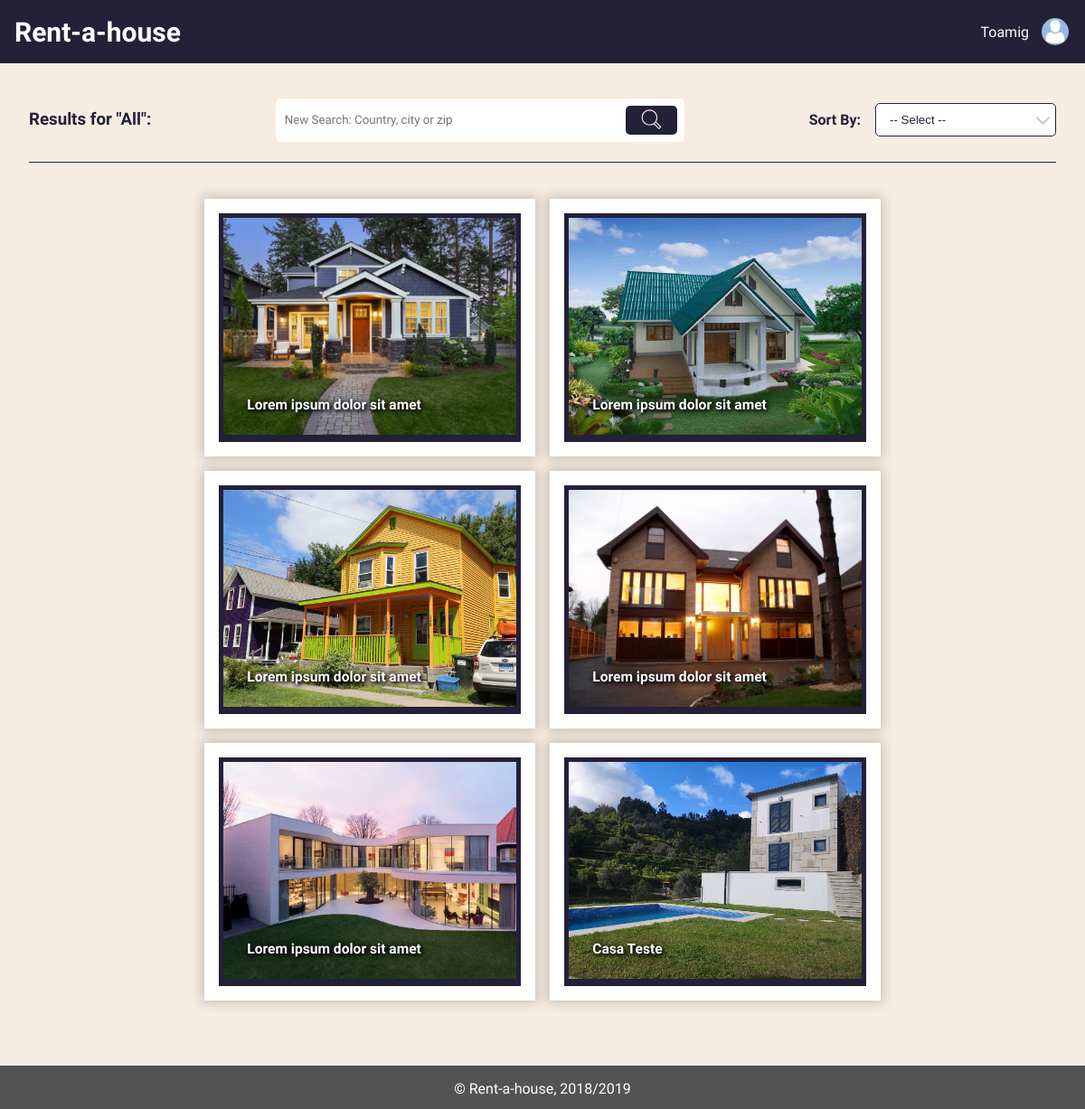
Page /pages/results.php (signed in) on the committed database.
### tables this page shows
CREATE TABLE house (
  id INTEGER PRIMARY KEY AUTOINCREMENT,
  type VARCHAR,
  room INTEGER,
  bathroom INTEGER,
  price DOUBLE,
  published DATE,
  address VARCHAR, 
  location VARCHAR,
  state VARCHAR,
  postCode VARCHAR,  
  description VARCHAR,
  title VARCHAR,
  owner VARCHAR REFERENCES user
);

CREATE TABLE houseimages (
  id INTEGER PRIMARY KEY AUTOINCREMENT,
  houseID integer REFERENCES house,
  image VARCHAR
);

### database/db_utils.php (called while the page is built, shortened)
<?php
    include_once('connection.php');
    function loadAllRental(){
        global $db;
        $stmt = $db->prepare("SELECT * FROM house");
        $stmt->execute();
        return $stmt->fetchAll();
    }
    function getHouseImages($houseID){
        global $db;
        $stmt = $db->prepare("SELECT * FROM houseimages  WHERE houseID = '".$houseID."'");
        $stmt->execute();
        $aux = $stmt->fetchAll();
        return $aux;
    }
?>

### pages/results.php (the view, shortened to what this page needs)
<?php
    include_once('../templates/templates.php');
    include_once('../database/db_utils.php');
    if(isset($_GET['search'])){
        $search = $_GET['search'];
        $search_flag = true;
    }
    else {
        $search = "All";
    }
    $result = loadAllRental();
?>
<section id="results">
    <div class="results-header">
        <div>
            <h3>Results for "<?php echo $search; ?>":</h3>
        </div>
        <nav id="search" style="background: none; margin-bottom: 15px;">
            <form action="results.php" method="get">
                <input type="search" name="search" placeholder="New Search: Country, city or zip">
                <button type="submit">
                </button>
            </form>
        </nav>
        <div class="sort-by">
            <h4>Sort By:</h4>
            <select class="sort-by-select" required onchange="sortBy(this.value)" >
                <option value="" disabled selected hidden>-- Select --</option>
            </select>
            <div class="sort-by-arrow"></div>
        </div>
    </div>
    <div class="results-wrapper">
    <?php
        for($i=0; $i<sizeof($result); ++$i){
            $item = $result[$i];
            $images = getHouseImages($item['id']);
    ?>
        <div class="house-item" id="<?php echo $i+1;?>">
            <form action="house.php">
                <button class="utils-btn" type="submit">
                    <img src="../images/houses/<?php echo $images[0]['image'];?>" alt="HouseExampleImg">
                    <h3><?php echo $item['title']; ?></h3>
                </button>
            </form>
        </div>
    <?php } ?>
    </div>
</section>

### css/style.css (style rules this page uses)
:root { --main-color-1: #242038; --main-color-2: #725AC1; --main-color-3: #8D86C9; --main-color-4: #CAC4CE; --main-color-5: #F7ECE1; --main-color-6: white; --main-color-7: rgba(0,0,0,.2); --main-color-8: black; --main-color-9: rgb(83, 83, 83); --error: rgb(245, 89, 71); --success: rgb(75,181,67); }
html { margin: 0; padding: 0; width: 100%; }
body { display: flex; flex-direction: column; font-family: 'Exo 2', sans-serif; background-color: var(--main-color-5); color: var(--main-color-1); margin: 0; padding: 0; min-height: 100vh; width: 100%; }
#search { display: flex; flex: auto; background-image: url(../images/background/background2.jpeg); background-position: center; background-repeat: no-repeat; background-size: cover; }
#search form { width: 60%; height: 2em; display: flex; padding: 0.5em; background-color: white; margin: auto; border-radius: 5px; }
#search input { width: 100%; border: 0; margin-right: 0.5em; font-family: 'Exo 2', sans-serif; }
#search button { display: flex; width: 15%; border-radius: 5px; background: var(--main-color-1); border: none; cursor: pointer; transition: 0.5s; }
#search svg { margin-left: 0.5em; min-height: 1.5em; min-width: 1.5em; height: 2em; width: 2em; margin: auto; fill: var(--main-color-5); }
#results { padding: 2em; flex: auto; }
.results-wrapper { display: flex; flex-wrap: wrap; align-items: center; justify-content: center; margin: 2em 0; }
.house-item { padding: 1em; color: var(--main-color-1); background-color:var(--main-color-6); box-shadow: 0 0 0.8rem 0.2rem var(--main-color-7); margin: 0.5em; }
.utils-btn { background-color:var(--main-color-1); display:inline-block; cursor:pointer; color:var(--main-color-6); font-weight:bold; padding: 5px; text-decoration:none; border: none; transition: background-color 0.5s; position: relative; }
.utils-btn img { width: 27vw; min-width: 270px; height: 20vw; min-height: 200px; object-fit: cover; transition: 0.5s; }
.utils-btn h3 { position: absolute; font-family: 'Exo 2', sans-serif; color: white; text-shadow: 2px 2px 4px black, 0px 0px 6px black; margin: 2em; bottom: 0; left: 0; transition: 0.5s; }
.results-header { display: flex; grid-template-columns: auto auto; border-bottom: 1px solid var(--main-color-1); }
.sort-by { position: relative; display: flex; margin-left: auto; margin-bottom: 15px; }
.sort-by h4 { margin-right: 1em; }
.sort-by-select { margin: auto; font-family: 'Arial'; display: inline-block; width: 15em; cursor: pointer; padding: 10px 15px; outline: 0; border: 1px solid var(--main-color-1); border-radius: 5px; background: var(--main-color-6); color: var(--main-color-1); appearance: none; -webkit-appearance: none; -moz-appearance: none; }
.sort-by-arrow { position: absolute; top: 23px; right: 9px; width: 3px; height: 3px; border: solid var(--main-color-4); border-width: 0 2px 2px 0; display: inline-block; padding: 3px; transform: rotate(45deg); -webkit-transform: rotate(45deg); }

### rows in the picture
house: houseimages.image (picture), title "Lorem ipsum dolor sit amet"
house: houseimages.image (picture), title "Lorem ipsum dolor sit amet"
house: houseimages.image (picture), title "Lorem ipsum dolor sit amet"
house: houseimages.image (picture), title "Lorem ipsum dolor sit amet"
house: houseimages.image (picture), title "Lorem ipsum dolor sit amet"
house: houseimages.image (picture), title "Casa Teste"

### other values in the picture
$_SESSION['username'] "Toamig"
$search "All"
